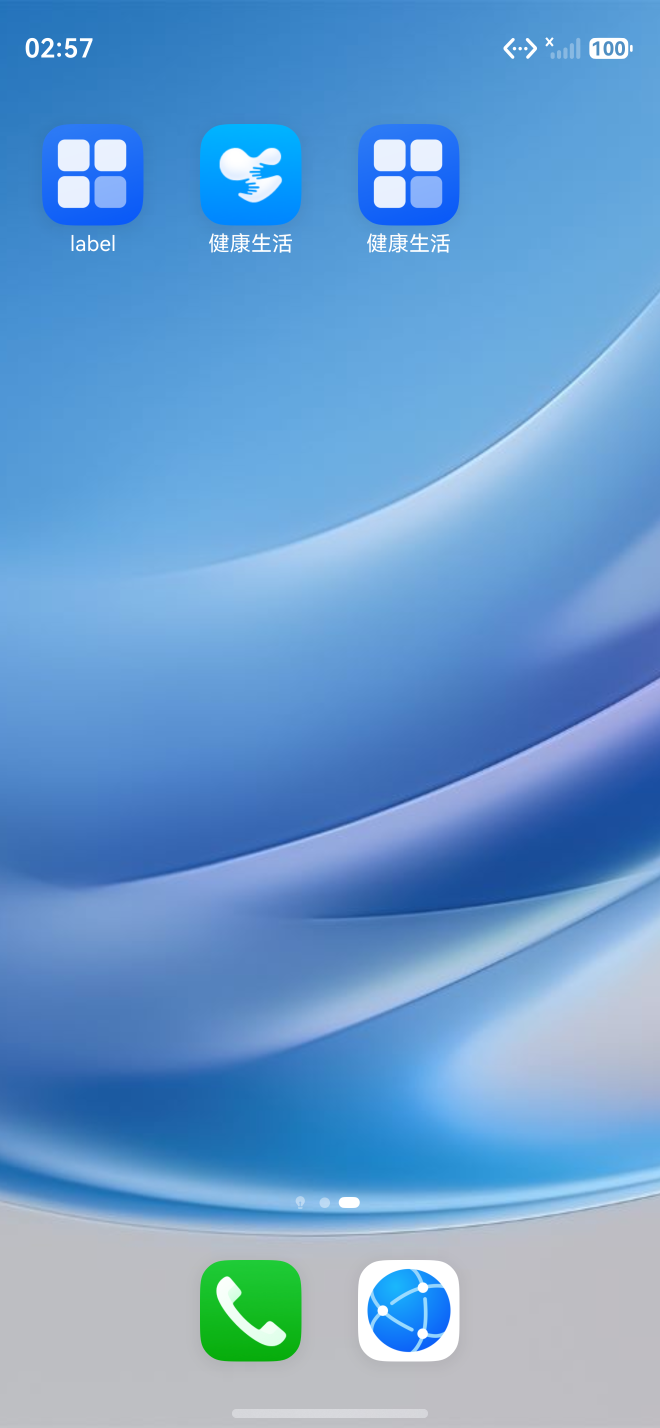
#> input picture artifacts/demo-assets/frames/00-home-dashboard.png, 1320 x 2856 px (shown at 1/2 size); its folder holds only this picture in this run
$ python make_gif.py
#> lines starting #> are read from the running program, lines starting #| are printed output that depends on the picture
from pathlib import Path
from PIL import Image

out = Path(r"D:\HarmonyOS\NewHealthyLife\artifacts\demo-assets")
frames_dir = out / "frames"
files = sorted(frames_dir.glob("*.png"))
images = []
for path in files:
    img = Image.open(path).convert("RGB")
    target_width = 420
    ratio = target_width / img.width
#> ratio = 0.318
    target_height = int(img.height * ratio)
#> target_height = 908
    images.append(img.resize((target_width, target_height), Image.Resampling.LANCZOS))

if images:
    images[0].save(
        out / "demo-recording.gif",
        save_all=True,
        append_images=images[1:],
        duration=1200,
        loop=0,
        optimize=True
    )
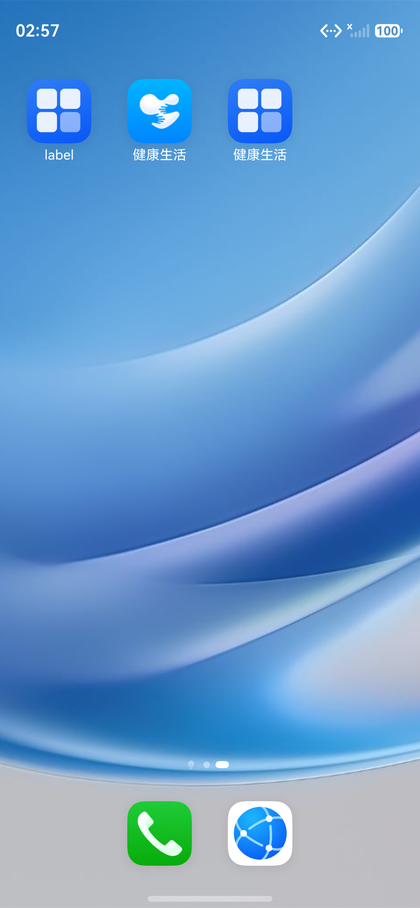
#> saved as demo-recording.gif: PIL image 420x908 RGB; mean R, G, B 104.9, 156.3, 206.7
